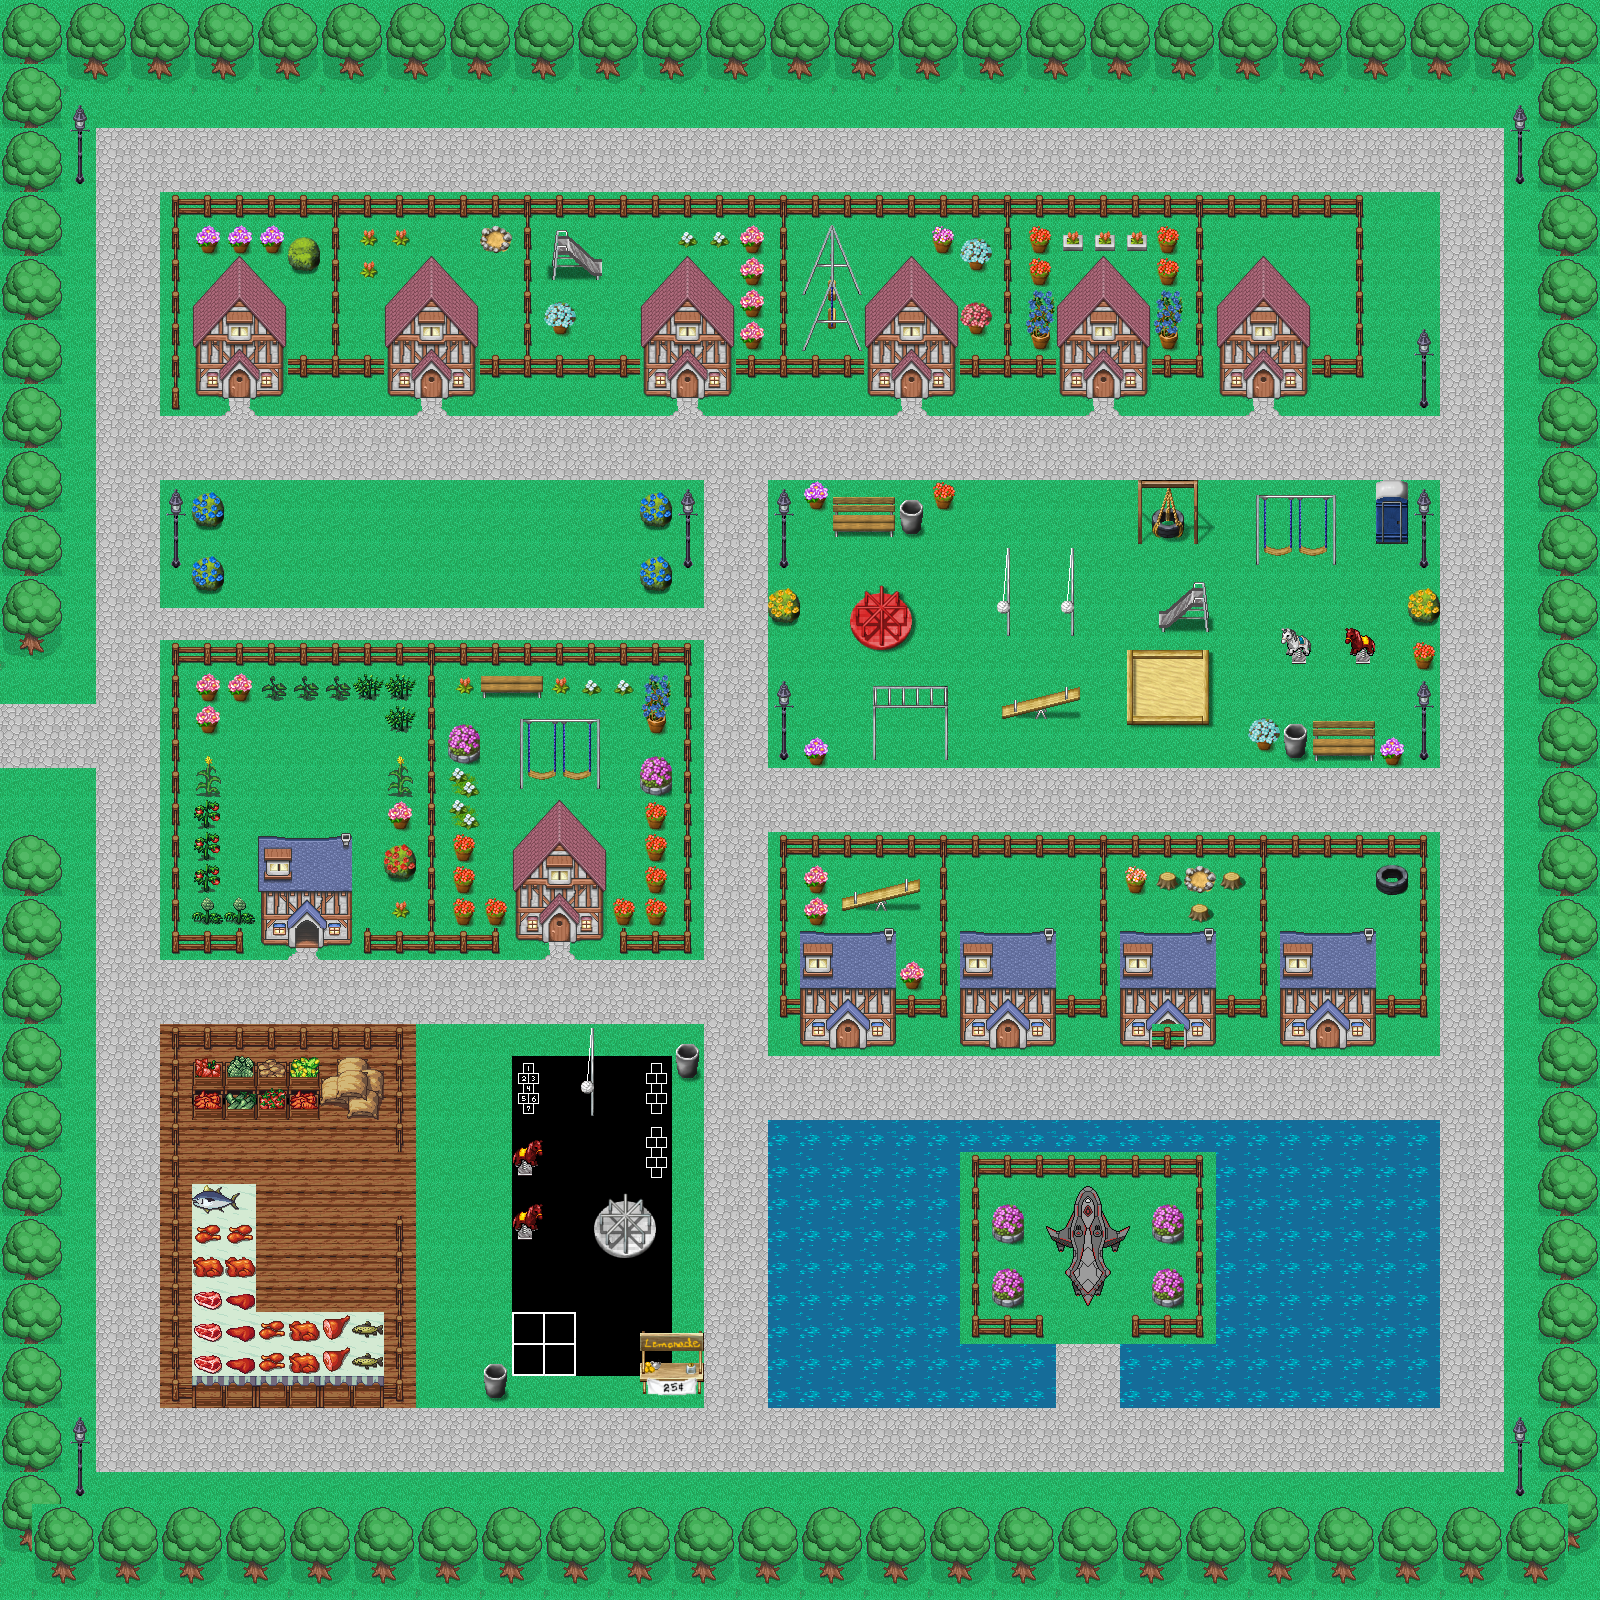

This game map was drawn from its Tiled (.tmx) file and the tilesets committed beside it. A one-line description and the trimmed map source follow:
An orthogonal 50x50 tile map with 32x32 px tiles, 2 tile layers (Tile Layer 1, CollisionLayer), 10 tilesets.

<map version="1.2" tiledversion="1.2.0" orientation="orthogonal" renderorder="right-down" width="50" height="50" tilewidth="32" tileheight="32" infinite="0" nextlayerid="3" nextobjectid="1">
 <tileset firstgid="1" source="Tiles5.tsx" />
 <tileset firstgid="491" source="watertiles.tsx" />
 <tileset firstgid="882" source="redhouse.tsx" />
 <tileset firstgid="1332" source="StreetLamps.tsx" />
 <tileset firstgid="1344" source="Fences.tsx" />
 <tileset firstgid="1362" source="playground.tsx" />
 <tileset firstgid="1618" source="Tiles3.tsx" />
 <tileset firstgid="2018" source="bluesmallhouse.tsx" />
 <tileset firstgid="2409" source="Tiles4.tsx" />
 <tileset firstgid="2517" source="spaceship2.tsx" />
 <layer id="1" name="Tile Layer 1" width="50" height="50">
  <data>[2500 cells, 2500 non-empty, 14 distinct tile ids]</data>
 </layer>
 <layer id="2" name="CollisionLayer" width="50" height="50">
  <data>[2500 cells, 2498 non-empty, 218 distinct tile ids]</data>
 </layer>
</map>
